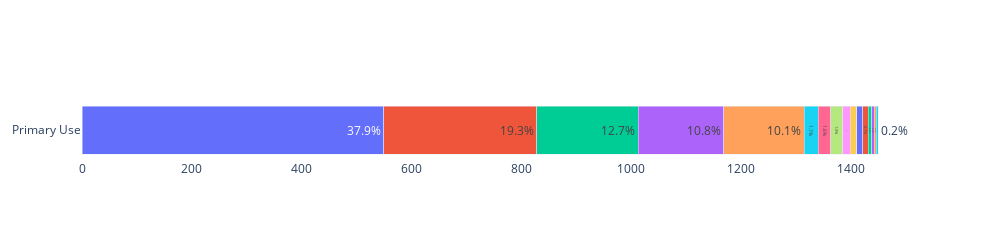

Notebook code cell kept with this figure:
### Code cell
import plotly.graph_objs as go
fig = go.Figure()

for stuff in primary_use_dict.keys():
    fig.add_trace(go.Bar(
        y=["Primary Use"],
        x=[primary_use_dict[stuff]],
        text = "{}%".format(round(((primary_use_dict[stuff])*100)/1449,1)),
        textposition='auto',
        #hovertemplate ='<i>Price</i>: $%{y:.2f}'+'<br><b>X</b>: %{x}<br>'+'<b>%{text}</b>',
        hovertemplate = str(stuff),
        orientation="h",
        name=stuff,
        showlegend=False
    ))
                 
#fig.update_layout(legend_orientation="h")
fig.update_layout(barmode='stack',plot_bgcolor='white')
fig.update_layout(height=200,width=1000)
fig.show()

### Figure 1 — Plotly figure (JSON) as saved in the notebook; plotly's stock layout.template omitted (floating-point values rounded to 4 significant figures)
{"data": [{"hovertemplate": "Education", "name": "Education", "orientation": "h", "showlegend": false, "text": "37.9%", "textposition": "auto", "type": "bar", "x": [549], "y": ["Primary Use"]}, {"hovertemplate": "Office", "name": "Office", "orientation": "h", "showlegend": false, "text": "19.3%", "textposition": "auto", "type": "bar", "x": [279], "y": ["Primary Use"]}, {"hovertemplate": "Entertainment/public assembly", "name": "Entertainment/public assembly", "orientation": "h", "showlegend": false, "text": "12.7%", "textposition": "auto", "type": "bar", "x": [184], "y": ["Primary Use"]}, {"hovertemplate": "Public services", "name": "Public services", "orientation": "h", "showlegend": false, "text": "10.8%", "textposition": "auto", "type": "bar", "x": [156], "y": ["Primary Use"]}, {"hovertemplate": "Lodging/residential", "name": "Lodging/residential", "orientation": "h", "showlegend": false, "text": "10.1%", "textposition": "auto", "type": "bar", "x": [147], "y": ["Primary Use"]}, {"hovertemplate": "Other", "name": "Other", "orientation": "h", "showlegend": false, "text": "1.7%", "textposition": "auto", "type": "bar", "x": [25], "y": ["Primary Use"]}, {"hovertemplate": "Healthcare", "name": "Healthcare", "orientation": "h", "showlegend": false, "text": "1.6%", "textposition": "auto", "type": "bar", "x": [23], "y": ["Primary Use"]}, {"hovertemplate": "Parking", "name": "Parking", "orientation": "h", "showlegend": false, "text": "1.5%", "textposition": "auto", "type": "bar", "x": [22], "y": ["Primary Use"]}, {"hovertemplate": "Warehouse/storage", "name": "Warehouse/storage", "orientation": "h", "showlegend": false, "text": "0.9%", "textposition": "auto", "type": "bar", "x": [13], "y": ["Primary Use"]}, {"hovertemplate": "Manufacturing/industrial", "name": "Manufacturing/industrial", "orientation": "h", "showlegend": false, "text": "0.8%", "textposition": "auto", "type": "bar", "x": [12], "y": ["Primary Use"]}, {"hovertemplate": "Retail", "name": "Retail", "orientation": "h", "showlegend": false, "text": "0.8%", "textposition": "auto", "type": "bar", "x": [11], "y": ["Primary Use"]}, {"hovertemplate": "Services", "name": "Services", "orientation": "h", "showlegend": false, "text": "0.7%", "textposition": "auto", "type": "bar", "x": [10], "y": ["Primary Use"]}, {"hovertemplate": "Technology/science", "name": "Technology/science", "orientation": "h", "showlegend": false, "text": "0.4%", "textposition": "auto", "type": "bar", "x": [6], "y": ["Primary Use"]}, {"hovertemplate": "Food sales and service", "name": "Food sales and service", "orientation": "h", "showlegend": false, "text": "0.3%", "textposition": "auto", "type": "bar", "x": [5], "y": ["Primary Use"]}, {"hovertemplate": "Utility", "name": "Utility", "orientation": "h", "showlegend": false, "text": "0.3%", "textposition": "auto", "type": "bar", "x": [4], "y": ["Primary Use"]}, {"hovertemplate": "Religious worship", "name": "Religious worship", "orientation": "h", "showlegend": false, "text": "0.2%", "textposition": "auto", "type": "bar", "x": [3], "y": ["Primary Use"]}], "layout": {"barmode": "stack", "height": 200, "plot_bgcolor": "white", "width": 1000}}
